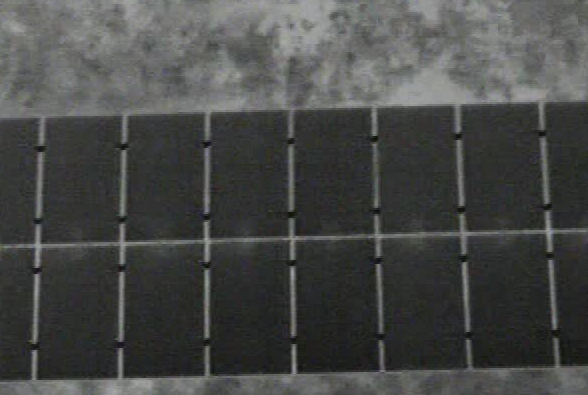
#> input picture image processing/img/pannels/pv01.png, 588 x 395 px
$ python -i filters.py   (imports and definitions only)   (older library calls are emulated)
#> lines starting #> are read from the running program, lines starting #| are printed output that depends on the picture
#> further down, picture is the input picture: shape (395, 588, 3); mean B, G, R 71.4, 73, 71.5
# sono considerati filtri/operatori locali
# quelli che utilizzano una matrice (kernel)

import cv2
import numpy as np


# Fa effetto blur per togliere rumori
# [26 lines left out: functions average_filter, median_filter, gaussian_filter, not called in this run]


def prewitt_filter(image,\
                    kernel_x = np.array([[-1, 0, 1], [-1, 0, 1], [-1, 0, 1]]), \
                    kernel_y = np.array([[-1, -1, -1], [0, 0, 0], [1, 1, 1]]) ):
    """
    Applica il filtro Prewitt per rilevare i bordi.
    """
    # -1 -> tipo profondità dell' immagine
    # kernel_x -> matrice orizzontale
    prewitt_x = cv2.filter2D(image, -1, kernel_x)
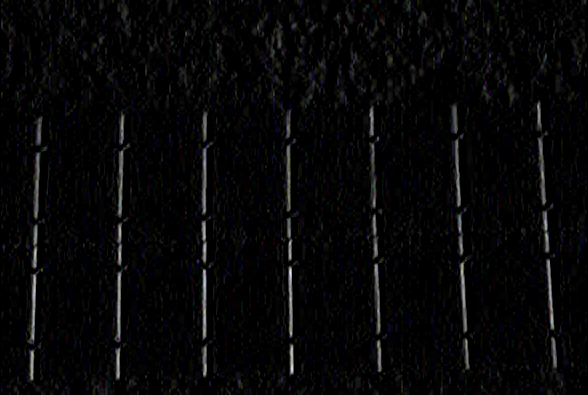
#> prewitt_x: shape (395, 588, 3); mean B, G, R 7.3, 6.7, 6.7
    prewitt_y = cv2.filter2D(image, -1, kernel_y)
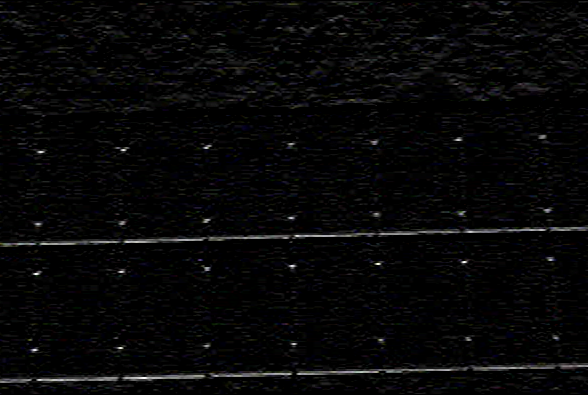
#> prewitt_y: shape (395, 588, 3); mean B, G, R 7, 6.7, 6.7
    # combina i bordi rilevati con i 2 filtri 2D
    # 0.5 -> peso contributo
    # 0 -> valore di bias aggiunto ad ogni pixel
    return cv2.addWeighted(prewitt_x, 0.5, prewitt_y, 0.5, 0)
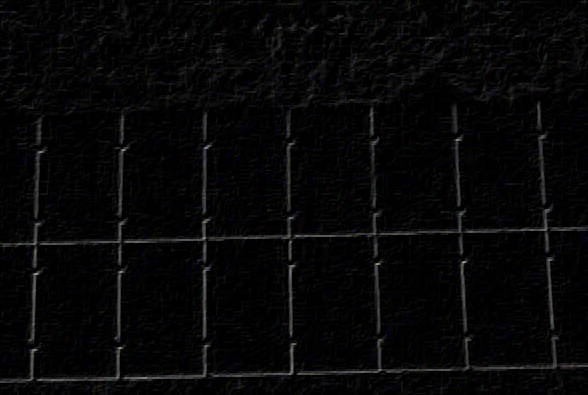
#> returned value: shape (395, 588, 3); mean of channels 0, 1, 2 7.2, 6.7, 6.7; drawn as B, G, R


# [34 lines left out: functions sobel_filter, discrete_gradient, laplacian_filter, not called in this run]

>>> import cv2
>>> picture = cv2.imread('img/pannels/pv01.png')
>>> result = prewitt_filter(picture)

$ run again, on image processing/img/pannels/pv02.png
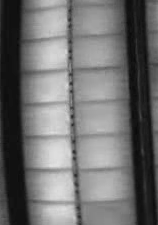
#> input picture image processing/img/pannels/pv02.png, 158 x 225 px
#> picture is the input picture: shape (225, 158, 3); min 9, max 225, mean 111.7
#> in prewitt_filter, `prewitt_x = cv2.filter2D(image, -1, kernel_x)`:
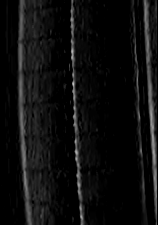
#> prewitt_x: shape (225, 158, 3); min 0, max 192, mean 14.3
#> in prewitt_filter, `return cv2.addWeighted(prewitt_x, 0.5, prewitt_y, 0.5, 0)`:
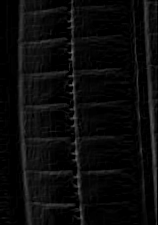
#> returned value: shape (225, 158, 3); min 0, max 110, mean 10.7

$ run again, on image processing/img/pannels/pv03.png
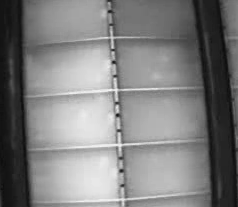
#> input picture image processing/img/pannels/pv03.png, 238 x 207 px
#> picture is the input picture: shape (207, 238, 3); min 9, max 245, mean 126.7
#> in prewitt_filter, `prewitt_x = cv2.filter2D(image, -1, kernel_x)`:
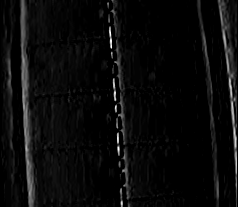
#> prewitt_x: shape (207, 238, 3); min 0, max 255, mean 10.7
#> in prewitt_filter, `return cv2.addWeighted(prewitt_x, 0.5, prewitt_y, 0.5, 0)`:
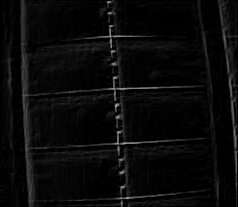
#> returned value: shape (207, 238, 3); min 0, max 186, mean 9.6
